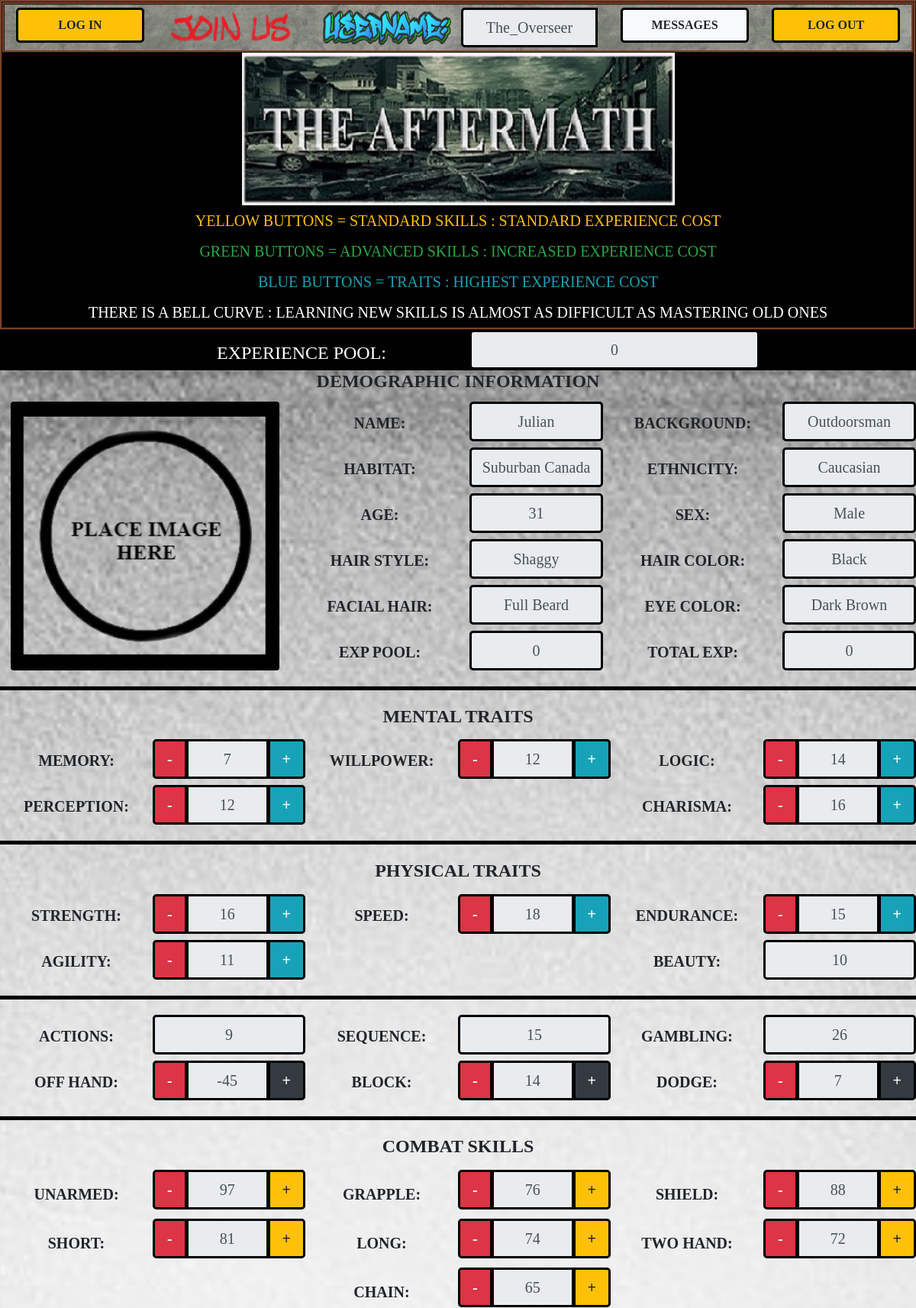
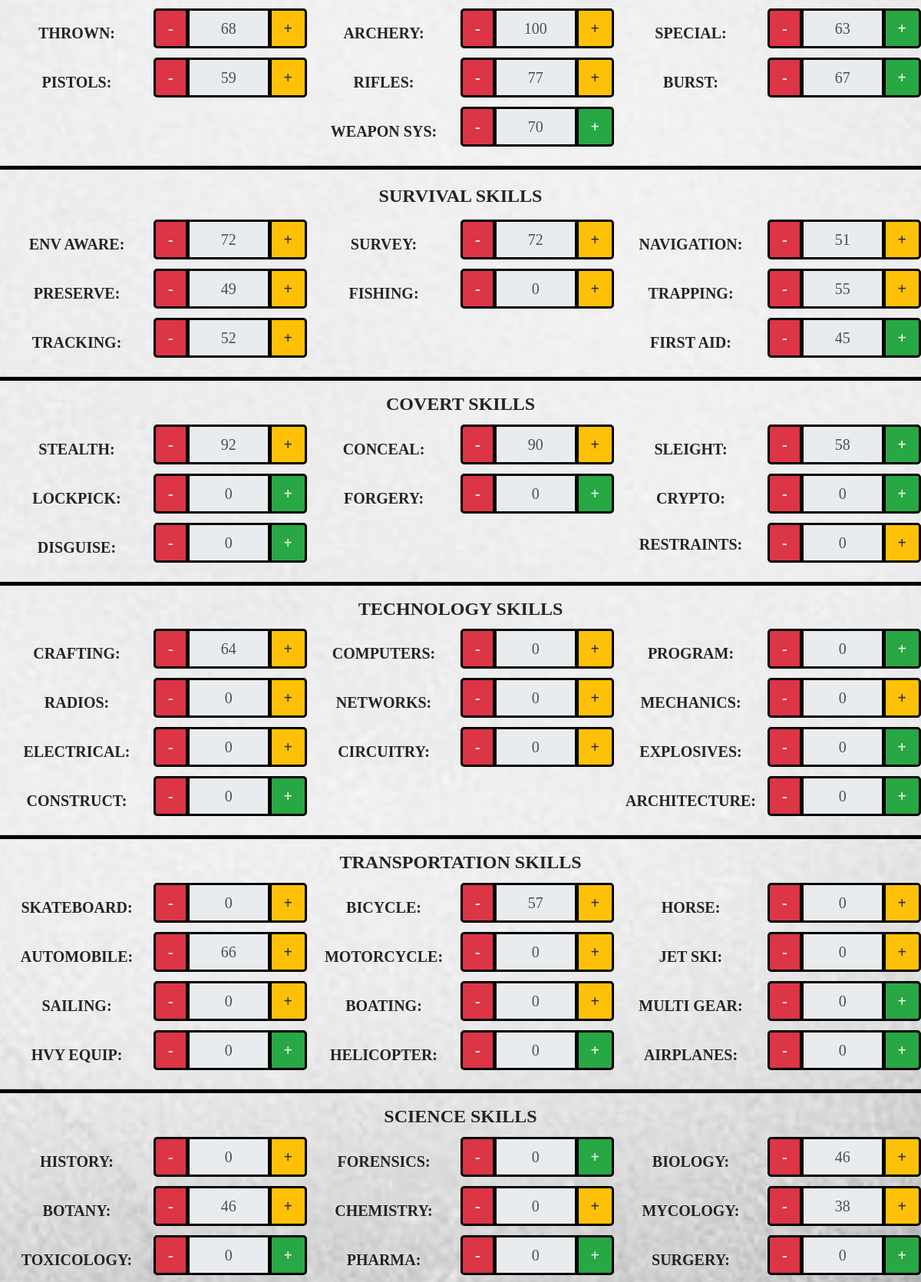
Screenshot of /characterManagement.php?Julian (signed in, upper part) with the database file from the repository (2 pictures, top to bottom).
### tables this page shows
CREATE TABLE `characters` (
  `ID` int(11) NOT NULL,
  `UserID` int(11) NOT NULL,
  `CharacterName` varchar(30) NOT NULL,
  `Picture` varchar(60) DEFAULT NULL,
  `Deceased` tinyint(1) NOT NULL,
  `ActiveGame` int(11) NOT NULL,
  `Background` varchar(30) NOT NULL,
  `Habitat` varchar(30) NOT NULL,
  `Age` tinyint(4) NOT NULL,
  `Sex` varchar(6) NOT NULL,
  `Ethnicity` varchar(20) NOT NULL,
  `HairColor` varchar(30) NOT NULL,
  `HairStyle` varchar(30) NOT NULL,
  `FacialHair` varchar(30) DEFAULT NULL,
  `EyeColor` varchar(20) NOT NULL,
  `SecondLanguage` varchar(20) DEFAULT NULL,
  `ThirdLanguage` varchar(20) DEFAULT NULL,
  `FourthLanguage` varchar(20) DEFAULT NULL,
  `FifthLanguage` varchar(20) DEFAULT NULL,
  `TotalExp` int(11) NOT NULL,
  `RemainingExp` int(11) NOT NULL
);

CREATE TABLE `char_traits` (
  `ID` int(11) NOT NULL,
  `CharacterID` int(11) NOT NULL,
  `Memory` tinyint(4) NOT NULL,
  `Logic` tinyint(4) NOT NULL,
  `Perception` tinyint(4) NOT NULL,
  `Willpower` tinyint(4) NOT NULL,
  `Charisma` tinyint(4) NOT NULL,
  `Strength` tinyint(4) NOT NULL,
  `Endurance` tinyint(4) NOT NULL,
  `Agility` tinyint(4) NOT NULL,
  `Speed` tinyint(4) NOT NULL,
  `Beauty` tinyint(4) NOT NULL,
  `Sequence` tinyint(4) NOT NULL,
  `Actions` tinyint(4) NOT NULL
);

### characterManagement.php (the view, shortened to what the rows shown need)
<?php
  include("inc/config.php");
  $url = "http://".$_SERVER['HTTP_HOST'].$_SERVER['REQUEST_URI'];
  $userID = $_SESSION['ID'];
  $character = parse_url($url, PHP_URL_QUERY);
  $characterName = rawurldecode($character);
  $characterSQL =
    "SELECT ID, Picture, Background, Habitat, Age, Sex, Ethnicity, HairColor, HairStyle, FacialHair, EyeColor, SecondLanguage, ThirdLanguage,
      FourthLanguage, FifthLanguage, TotalExp, RemainingExp
    FROM characters
    WHERE UserID = '$userID' AND CharacterName = '$characterName' ";
  $result1 = mysqli_query($conn, $characterSQL);
  $charInfo = mysqli_fetch_assoc($result1);
  $characterID = $charInfo['ID'];
  $traitSQL =
    "SELECT Memory, Logic, Perception, Willpower, Charisma, Strength, Endurance, Agility, Speed, Beauty, Sequence, Actions
    FROM char_traits
    WHERE CharacterID = '$characterID' ";
  $result2 = mysqli_query($conn, $traitSQL);
  $charTraits = mysqli_fetch_assoc($result2);
?>
<!doctype html>
<html lang='en' dir='ltr'>
  <head>
    <link rel="stylesheet" type="text/css" href="css/bootstrap.min.css" />
    <link rel="stylesheet" type="text/css" href="css/styles.css" />
  </head>
  <body>
      <form id="characterManagement" class='characterSheet' method="post" action="inc/updateCharacter.php">
        <div class='sticky-top'>
          <div class='row black'>
            <div class='col-12 col-sm-6 col-md-4'>
              <div class="input-group input-group-lg">
                <input type="text" id="experiencePool" name='experiencePool' class="form-control border text-center experience"
                  value="<?php echo $charInfo['RemainingExp']; ?>" readonly />
              </div>
            </div>
          </div>
        </div>
        <div class='row'>
          <div class='col-lg-8'>
            <div class='row'>
              <div class='col-12 col-sm-6 col-md-3 py-1'>
                <div class="input-group input-group-lg">
                  <input type="text" id="background" name="background" class="form-control border text-center px-0" value="<?php echo $charInfo['Background']; ?>" readonly />
                </div>
              </div>
              <div class='col-12 col-sm-6 col-md-3 py-1'>
                <div class="input-group input-group-lg">
                  <input type="text" id="habitat" name="habitat" class="form-control border text-center px-0" value="<?php echo $charInfo['Habitat']; ?>" readonly />
                </div>
              </div>
              <div class='col-12 col-sm-6 col-md-3 py-1'>
                <div class="input-group input-group-lg">
                  <input type="text" id="ethnicity" name="ethnicity" class="form-control border text-center px-0" value="<?php echo $charInfo['Ethnicity']; ?>" readonly />
                </div>
              </div>
              <div class='col-12 col-sm-6 col-md-3 py-1'>
                <div class="input-group input-group-lg">
                  <input type="text" id="age" name="age" class="form-control border text-center px-0" value="<?php echo $charInfo['Age']; ?>" readonly />
                </div>
              </div>
              <div class='col-12 col-sm-6 col-md-3 py-1'>
                <div class="input-group input-group-lg">
                  <input type="text" id="sex" name="sex" class="form-control border text-center px-0" value="<?php echo $charInfo['Sex']; ?>" readonly />
                </div>
              </div>
              <div class='col-12 col-sm-6 col-md-3 py-1'>
                <div class="input-group input-group-lg">
                  <input type="text" id="hairStyle" name="hairStyle" class="form-control border text-center px-0" value="<?php echo $charInfo['HairStyle']; ?>" readonly />
                </div>
              </div>
              <div class='col-12 col-sm-6 col-md-3 py-1'>
                <div class="input-group input-group-lg">
                  <input type="text" id="hairColor" name="hairColor" class="form-control border text-center px-0" value="<?php echo $charInfo['HairColor']; ?>" readonly />
                </div>
              </div>
              <div class='col-12 col-sm-6 col-md-3 py-1'>
                <div class="input-group input-group-lg">
                  <input type="text" id="facialHair" name="facialHair" class="form-control border text-center px-0" value="<?php echo $charInfo['FacialHair']; ?>" readonly/>
                </div>
              </div>
              <div class='col-12 col-sm-6 col-md-3 py-1'>
                <div class="input-group input-group-lg">
                  <input type="text" id="eyeColor" name="eyeColor" class="form-control border text-center px-0" value="<?php echo $charInfo['EyeColor']; ?>" readonly />
                </div>
              </div>
              <div class='col-12 col-sm-6 col-md-3 py-1'>
                <div class="input-group input-group-lg">
                  <input type="text" id="expPool" name="expPool" class="form-control border text-center experience px-0" value="<?php echo $charInfo['RemainingExp']; ?>" readonly />
                </div>
              </div>
              <div class='col-12 col-sm-6 col-md-3 py-1'>
                <div class="input-group input-group-lg">
                  <input type="text" id="totalExp" name="totalExp" class="form-control border text-center px-0" value="<?php echo $charInfo['TotalExp']; ?>" readonly />
                </div>
              </div>
            </div>
          </div>
        </div>
        <div class='row no-gutters'>
          <div class='col-6 col-sm-3 col-md-2 py-1'>
            <div class="input-group input-group-lg">
              <div class="input-group-prepend">
                <button class="btn btn-danger border decTrait" data-target='memory' type="button"> - </button>
              </div>
              <input type="text" id="memory" name='memory' class="form-control border text-center px-0" value="<?php echo $charTraits['Memory']; ?>" readonly />
              <div class="input-group-append">
                <button class="btn btn-info border incTrait" data-target='memory' type="button"> + </button>
              </div>
            </div>
          </div>
          <div class='col-6 col-sm-3 col-md-2 py-1'>
            <div class="input-group input-group-lg">
              <div class="input-group-prepend">
                <button class="btn btn-danger border decTrait" data-target='willpower' type="button"> - </button>
              </div>
              <input type="text" id="willpower" name='willpower' class="form-control border text-center px-0" value="<?php echo $charTraits['Willpower']; ?>" readonly />
              <div class="input-group-append">
                <button class="btn btn-info border incTrait" data-target='willpower' type="button"> + </button>
              </div>
            </div>
          </div>
          <div class='col-6 col-sm-3 col-md-2 py-1'>
            <div class="input-group input-group-lg">
              <div class="input-group-prepend">
                <button class="btn btn-danger border decTrait" data-target='logic' type="button"> - </button>
              </div>
              <input type="text" id="logic" name='logic' class="form-control border text-center px-0" value="<?php echo $charTraits['Logic']; ?>" readonly />
              <div class="input-group-append">
                <button class="btn btn-info border incTrait" data-target='logic' type="button"> + </button>
              </div>
            </div>
          </div>
          <div class='col-6 col-sm-3 col-md-2 py-1'>
            <div class="input-group input-group-lg">
              <div class="input-group-prepend">
                <button class="btn btn-danger border decTrait" data-target='perception' type="button"> - </button>
              </div>
              <input type="text" id="perception" name='perception' class="form-control border text-center px-0" value="<?php echo $charTraits['Perception']; ?>" readonly />
              <div class="input-group-append">
                <button class="btn btn-info border incTrait" data-target='perception' type="button"> + </button>
              </div>
            </div>
          </div>
          <div class='col-6 col-sm-3 col-md-2 py-1'>
            <div class="input-group input-group-lg">
              <div class="input-group-prepend">
                <button class="btn btn-danger border decTrait" data-target='charisma' type="button"> - </button>
              </div>
              <input type="text" id="charisma" name='charisma' class="form-control border text-center px-0" value="<?php echo $charTraits['Charisma']; ?>" readonly />
              <div class="input-group-append">
                <button class="btn btn-info border incTrait" data-target='charisma' type="button"> + </button>
              </div>
            </div>
          </div>
        </div>
        <div class='row no-gutters'>
          <div class='col-6 col-sm-3 col-md-2 py-1'>
            <div class="input-group input-group-lg">
              <div class="input-group-prepend">
                <button class="btn btn-danger border decTrait" data-target='strength' type="button"> - </button>
              </div>
              <input type="text" id="strength" name='strength' class="form-control border text-center px-0" value="<?php echo $charTraits['Strength']; ?>" readonly />
              <div class="input-group-append">
                <button class="btn btn-info border incTrait" data-target='strength' type="button"> + </button>
              </div>
            </div>
          </div>
          <div class='col-6 col-sm-3 col-md-2 py-1'>
            <div class="input-group input-group-lg">
              <div class="input-group-prepend">
                <button class="btn btn-danger border decTrait" data-target='speed' type="button"> - </button>
              </div>
              <input type="text" id="speed" name='speed' class="form-control border text-center px-0" value="<?php echo $charTraits['Speed']; ?>" readonly />
              <div class="input-group-append">
                <button class="btn btn-info border incTrait" data-target='speed' type="button"> + </button>
              </div>
            </div>
          </div>
          <div class='col-6 col-sm-3 col-md-2 py-1'>
            <div class="input-group input-group-lg">
              <div class="input-group-prepend">
                <button class="btn btn-danger border decTrait" data-target='endurance' type="button"> - </button>
              </div>
              <input type="text" id="endurance" name='endurance' class="form-control border text-center px-0" value="<?php echo $charTraits['Endurance']; ?>" readonly />
              <div class="input-group-append">
                <button class="btn btn-info border incTrait" data-target='endurance' type="button"> + </button>
              </div>
            </div>
          </div>
          <div class='col-6 col-sm-3 col-md-2 py-1'>
            <div class="input-group input-group-lg">
              <div class="input-group-prepend">
                <button class="btn btn-danger border decTrait" data-target='agility' type="button"> - </button>
              </div>
              <input type="text" id="agility" name='agility' class="form-control border text-center px-0" value="<?php echo $charTraits['Agility']; ?>" readonly />
              <div class="input-group-append">
                <button class="btn btn-info border incTrait" data-target='agility' type="button"> + </button>
              </div>
            </div>
          </div>
          <div class='col-6 col-sm-3 col-md-2 py-1'>
            <div class="input-group input-group-lg">
              <input type="text" id="beauty" name='beauty' class="form-control border text-center" value="<?php echo $charTraits['Beauty']; ?>" readonly />
            </div>
          </div>
        </div>
        <div class='row no-gutters'>
          <div class='col-6 col-sm-3 col-lg-2 py-1'>
            <div class="input-group input-group-lg">
              <input type="text" id="actions" name='actions' class="form-control border text-center px-0" value="<?php echo $charTraits['Actions']; ?>" readonly />
            </div>
          </div>
          <div class='col-6 col-sm-3 col-lg-2 py-1'>
            <div class="input-group input-group-lg">
              <input type="text" id="sequence" name='sequence' class="form-control border text-center px-0" value="<?php echo $charTraits['Sequence']; ?>" readonly />
            </div>
          </div>
        </div>
      </form>
  </body>
</html>

### rows the page displays
characters: experiencePool "0", background "Outdoorsman", habitat "Suburban Canada", ethnicity "Caucasian", age "31", sex "Male", hairStyle "Shaggy", hairColor "Black", facialHair "Full Beard", eyeColor "Dark Brown", expPool "0", totalExp "0"
char_traits: memory "7", willpower "12", logic "14", perception "12", charisma "16", strength "16", speed "18", endurance "15", agility "11", beauty "10", actions "9", sequence "15"
